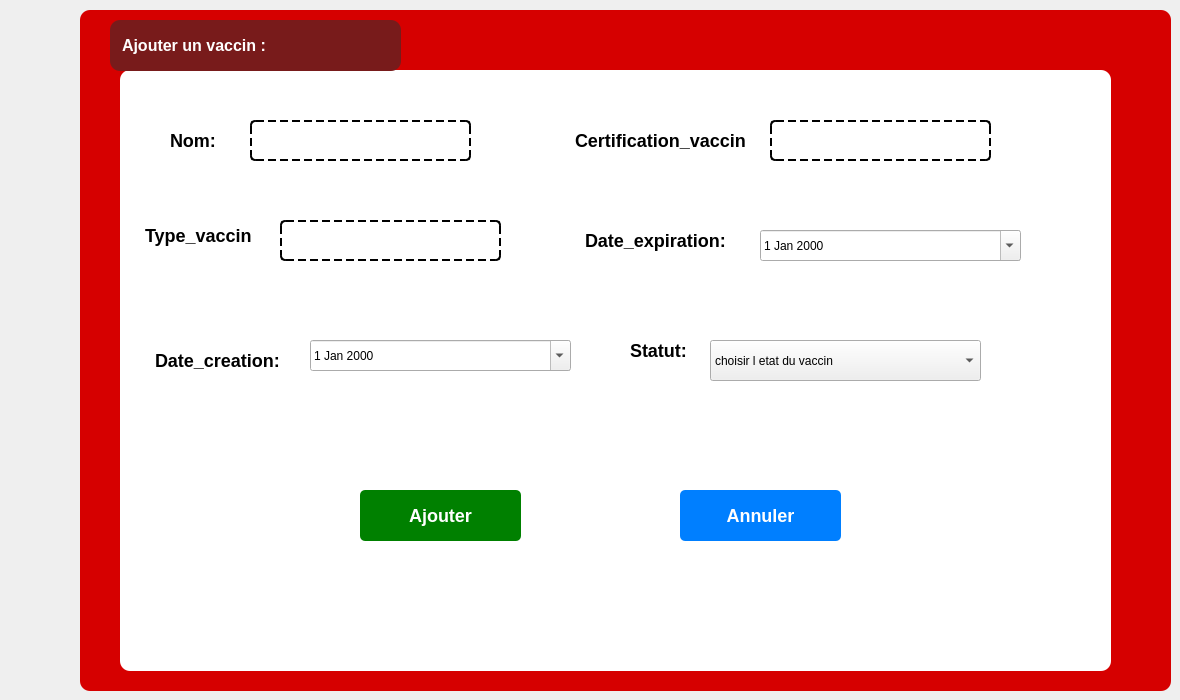
      <widget class="QWidget" name="ajoutct_8">
       <attribute name="title">
        <string>Ajout</string>
       </attribute>
       <widget class="QFrame" name="frame_16">
        <property name="geometry">
         <rect>
          <x>80</x>
          <y>10</y>
          <width>1091</width>
          <height>681</height>
         </rect>
        </property>
        <property name="styleSheet">
         <string notr="true">QFrame {
    background-color: #D60000;
    border-radius: 10px;
    padding: 10px;
}
</string>
        </property>
        <property name="frameShape">
         <enum>QFrame::Shape::StyledPanel</enum>
        </property>
        <property name="frameShadow">
         <enum>QFrame::Shadow::Raised</enum>
        </property>
        <widget class="QGroupBox" name="groupBox_15">
         <property name="geometry">
          <rect>
           <x>40</x>
           <y>60</y>
           <width>991</width>
           <height>601</height>
          </rect>
         </property>
         <property name="styleSheet">
          <string notr="true">QGroupBox {
    background-color: #FFFFFF;
    border-radius: 10px;
    border: none;
    padding: 10px;
}
QGroupBox::title {
    color: #D60000;
    font-weight: bold;
}

</string>
         </property>
         <property name="title">
          <string/>
         </property>
         <widget class="QDateEdit" name="dateEdit_expiration_2">
          <property name="geometry">
           <rect>
            <x>640</x>
            <y>160</y>
            <width>261</width>
            <height>31</height>
           </rect>
          </property>
          <property name="calendarPopup">
           <bool>true</bool>
          </property>
         </widget>
         <widget class="QComboBox" name="comboBox_status_2">
          <property name="geometry">
           <rect>
            <x>590</x>
            <y>270</y>
            <width>271</width>
            <height>41</height>
           </rect>
          </property>
          <item>
           <property name="text">
            <string>choisir l etat du vaccin</string>
           </property>
          </item>
          <item>
           <property name="text">
            <string>effectuer</string>
           </property>
          </item>
          <item>
           <property name="text">
            <string>en cour</string>
           </property>
          </item>
         </widget>
         <widget class="QPushButton" name="pushButton_ajouter_2">
          <property name="geometry">
           <rect>
            <x>240</x>
            <y>420</y>
            <width>161</width>
            <height>51</height>
           </rect>
          </property>
          <property name="styleSheet">
           <string notr="true">QPushButton {
    background-color: #008000;  /* Couleur de fond verte */
    color: #FFFFFF;             /* Texte blanc */
    font-weight: bold;          /* Texte en gras */
    font-size: 18px;            /* Taille de police 16px dès le départ */
    border-radius: 5px;         /* Coins arrondis */
    padding: 5px 10px;          /* Espacement interne du bouton */
    border: none;               /* Pas de bordure */
}

QPushButton:hover {
    background-color: #006400;  /* Couleur de fond plus foncée au survol */
    color: white;               /* Texte toujours blanc */
    border-radius: 10px;        /* Coins arrondis plus marqués au survol */
    font-weight: bold;          /* Texte en gras (encore) */
    border: none;               /* Pas de bordure au survol */
}
</string>
          </property>
          <property name="text">
           <string>Ajouter</string>
          </property>
         </widget>
         <widget class="QPushButton" name="pushButton_annuler_2">
          <property name="geometry">
           <rect>
            <x>560</x>
            <y>420</y>
            <width>161</width>
            <height>51</height>
           </rect>
          </property>
          <property name="styleSheet">
           <string notr="true">QPushButton {
    background-color: #007FFF;  /* Couleur de fond bleue */
    color: #FFFFFF;             /* Texte blanc */
    font-size: 18px;            /* Augmentation de la taille de la police */
    font-weight: bold;          /* Texte en gras */
    border-radius: 5px;         /* Coins arrondis avec un rayon de 5px */
    padding: 5px 10px;          /* Espacement interne du bouton (haut/bas : 5px, gauche/droite : 10px) */
    border: none;               /* Pas de bordure */
}

QPushButton:hover {
    background-color: #005BB5;  /* Couleur de fond plus foncée au survol */
    color: #FFFFFF;             /* Texte toujours blanc */

    border-radius: 10px;        /* Coins arrondis plus marqués au survol */
    padding: 7px 12px;          /* Augmentation du padding au survol */
    border: none;               /* Pas de bordure au survol */
}
</string>
          </property>
          <property name="text">
           <string>Annuler</string>
          </property>
         </widget>
         <widget class="QLabel" name="label_nom_2">
          <property name="geometry">
           <rect>
            <x>-10</x>
            <y>50</y>
            <width>141</width>
            <height>41</height>
           </rect>
          </property>
          <property name="styleSheet">
           <string notr="true">QLabel {
    background-color: transparent; /* Fond transparent */
    color: #000000;                /* Texte noir */
    border: none;                  /* Pas de bordure */
    font-weight: bold;             /* Texte en gras */
    font-size: 18px;               /* Taille de police de 18px */
}
</string>
          </property>
          <property name="text">
           <string>         Nom:</string>
          </property>
         </widget>
         <widget class="QLabel" name="label_typev_2">
          <property name="geometry">
           <rect>
            <x>10</x>
            <y>140</y>
            <width>131</width>
            <height>51</height>
           </rect>
          </property>
          <property name="styleSheet">
           <string notr="true">QLabel {
    background-color: transparent; /* Fond transparent */
    color: #000000;                /* Texte noir */
    border: none;                  /* Pas de bordure */
    font-weight: bold;             /* Texte en gras */
    font-size: 18px;               /* Taille de police de 18px */
}
</string>
          </property>
          <property name="text">
           <string>Type_vaccin:</string>
          </property>
         </widget>
         <widget class="QLabel" name="label_certification_2">
          <property name="geometry">
           <rect>
            <x>440</x>
            <y>50</y>
            <width>201</width>
            <height>41</height>
           </rect>
          </property>
          <property name="styleSheet">
           <string notr="true">QLabel {
    background-color: transparent; /* Fond transparent */
    color: #000000;                /* Texte noir */
    border: none;                  /* Pas de bordure */
    font-weight: bold;             /* Texte en gras */
    font-size: 18px;               /* Taille de police de 18px */
}
</string>
          </property>
          <property name="text">
           <string>Certification_vaccin : </string>
          </property>
         </widget>
         <widget class="QLabel" name="label_expiration_2">
          <property name="geometry">
           <rect>
            <x>450</x>
            <y>150</y>
            <width>181</width>
            <height>41</height>
           </rect>
          </property>
          <property name="styleSheet">
           <string notr="true">QLabel {
    background-color: transparent; /* Fond transparent */
    color: #000000;                /* Texte noir */
    border: none;                  /* Pas de bordure */
    font-weight: bold;             /* Texte en gras */
    font-size: 18px;               /* Taille de police de 18px */
}
</string>
          </property>
          <property name="text">
           <string>Date_expiration:</string>
          </property>
         </widget>
         <widget class="QLabel" name="label_cration_2">
          <property name="geometry">
           <rect>
            <x>-40</x>
            <y>270</y>
            <width>251</width>
            <height>41</height>
           </rect>
          </property>
          <property name="styleSheet">
           <string notr="true">QLabel {
    background-color: transparent; /* Fond transparent */
    color: #000000;                /* Texte noir */
    border: none;                  /* Pas de bordure */
    font-weight: bold;             /* Texte en gras */
    font-size: 18px;               /* Taille de police de 18px */
}
</string>
          </property>
          <property name="text">
           <string>            Date_creation:</string>
          </property>
         </widget>
         <widget class="QLabel" name="label_status_3">
          <property name="geometry">
           <rect>
            <x>420</x>
            <y>260</y>
            <width>161</width>
            <height>41</height>
           </rect>
          </property>
          <property name="styleSheet">
           <string notr="true">QLabel {
    background-color: transparent; /* Fond transparent */
    color: #000000;                /* Texte noir */
    border: none;                  /* Pas de bordure */
    font-weight: bold;             /* Texte en gras */
    font-size: 18px;               /* Taille de police de 18px */
}
</string>
          </property>
          <property name="text">
           <string>               Statut:</string>
          </property>
         </widget>
         <widget class="QLineEdit" name="lineEdit_nom_2">
          <property name="geometry">
           <rect>
            <x>130</x>
            <y>50</y>
            <width>221</width>
            <height>41</height>
           </rect>
          </property>
          <property name="styleSheet">
           <string notr="true">QLineEdit {
    background-color: transparent; /* Fond transparent */
    color: #000000;                /* Texte noir normal */
    font-size: 14px;               /* Taille de la police */
    border: 2px dashed #000000;    /* Bordure en pointillés épaisse */
    border-radius: 5px;            /* Coins légèrement arrondis */
    padding: 8px;                  /* Espacement interne pour le texte */
    border-style: dashed;          /* Style en pointillés */
}</string>
          </property>
         </widget>
         <widget class="QLineEdit" name="lineEdit_typev_2">
          <property name="geometry">
           <rect>
            <x>160</x>
            <y>150</y>
            <width>221</width>
            <height>41</height>
           </rect>
          </property>
          <property name="styleSheet">
           <string notr="true">QLineEdit {
    background-color: transparent; /* Fond transparent */
    color: #000000;                /* Texte noir normal */
    font-size: 14px;               /* Taille de la police */
    border: 2px dashed #000000;    /* Bordure en pointillés épaisse */
    border-radius: 5px;            /* Coins légèrement arrondis */
    padding: 8px;                  /* Espacement interne pour le texte */
    border-style: dashed;          /* Style en pointillés */
}</string>
          </property>
         </widget>
         <widget class="QDateEdit" name="dateEdit_creation_2">
          <property name="geometry">
           <rect>
            <x>190</x>
            <y>270</y>
            <width>261</width>
            <height>31</height>
           </rect>
          </property>
          <property name="calendarPopup">
           <bool>true</bool>
          </property>
         </widget>
         <widget class="QLineEdit" name="lineEdit_certification_2">
          <property name="geometry">
           <rect>
            <x>650</x>
            <y>50</y>
            <width>221</width>
            <height>41</height>
           </rect>
          </property>
          <property name="styleSheet">
           <string notr="true">QLineEdit {
    background-color: transparent; /* Fond transparent */
    color: #000000;                /* Texte noir normal */
    font-size: 14px;               /* Taille de la police */
    border: 2px dashed #000000;    /* Bordure en pointillés épaisse */
    border-radius: 5px;            /* Coins légèrement arrondis */
    padding: 8px;                  /* Espacement interne pour le texte */
    border-style: dashed;          /* Style en pointillés */
}</string>
          </property>
         </widget>
        </widget>
        <widget class="QLabel" name="label_1">
         <property name="geometry">
          <rect>
           <x>30</x>
           <y>10</y>
           <width>291</width>
           <height>51</height>
          </rect>
         </property>
         <property name="styleSheet">
          <string notr="true">QLabel {
    background-color: #781b1b;  /* Couleur de fond bordeaux */
    color: #FFFFFF;             /* Texte blanc */
    font-weight: bold;          /* Texte en gras */
    font-size: 16px;            /* Taille du texte */
    border-radius: 10px;        /* Coins arrondis */
    padding: 8px;               /* Espacement intérieur */
    text-align: center;         /* Centrage du texte */
}
</string>
         </property>
         <property name="text">
          <string>Ajouter un vaccin :</string>
         </property>
        </widget>
       </widget>
      </widget>
